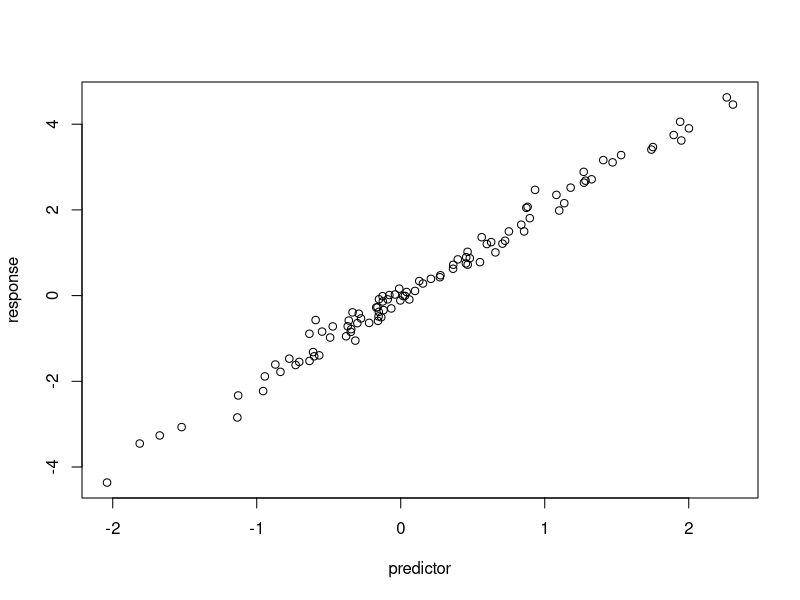

Source code (R):
#########################################
# R for Github/Git workshop
# Simulate and plot data
#
# val-pf 
# vpfeifer@umkc.edu
# 2025-OCT-21
########################################

# simulate predictor (x) variable
predictor <- rnorm(n = 100)
# rnorm randomly samples from a normal distribution

# simulate response (y) variable with noise 
response <- 2 * predictor + rnorm(n = length(predictor), sd = 0.2)

# using length(predictor) is called dynamic coding, as opposed
# to using 100, because it dynamically adapts to your predictor variable

# plot the data
plot (x = predictor, y = response)
